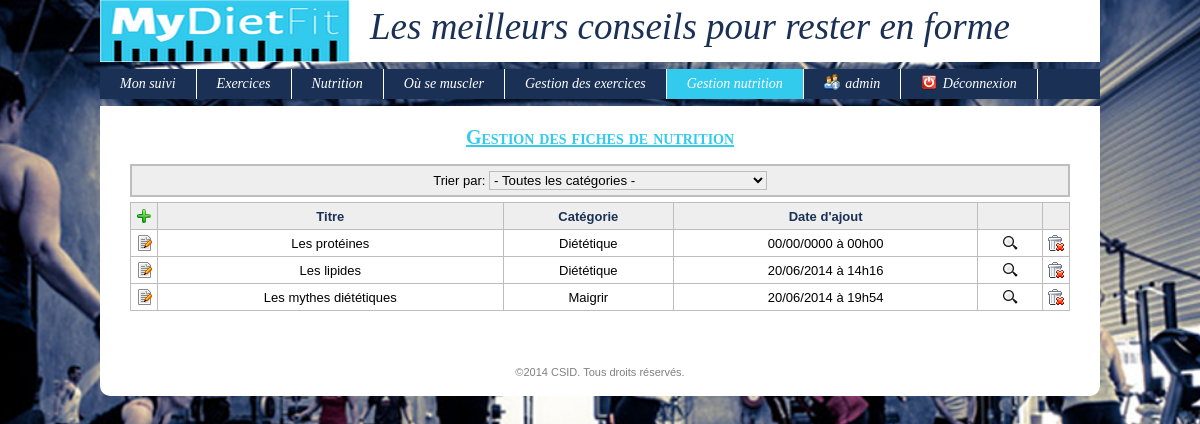
/index.php?uc=admin&action=lstNutrition (signed in), run on the app's committed database.
### tables this page shows
CREATE TABLE IF NOT EXISTS `fichenutrition` (
  `idFicheNutrition` int(11) unsigned NOT NULL AUTO_INCREMENT,
  `dateAjout` datetime NOT NULL DEFAULT '0000-00-00 00:00:00',
  `contenu` text,
  `titre` varchar(100) NOT NULL DEFAULT '',
  `idCategorieNutrition` int(10) unsigned NOT NULL DEFAULT '0',
  `image` varchar(60) NOT NULL DEFAULT '',
  `video` varchar(60) NOT NULL DEFAULT '',
  PRIMARY KEY (`idFicheNutrition`),
  KEY `FK_fichenutrition_1` (`idCategorieNutrition`)
);

CREATE TABLE IF NOT EXISTS `categorienutrition` (
  `idCategorie` int(10) unsigned NOT NULL AUTO_INCREMENT,
  `libelleCategorie` varchar(45) NOT NULL DEFAULT '',
  PRIMARY KEY (`idCategorie`)
);

### config.inc.php (called while the page is built, shortened)
<?php
$_CONFIG = array
(
	"DB_ServerHost" => "localhost",
	"DB_Username" => "root",
    "DB_Password" => "",
    "DB_Database" => "mydietfit_bdd",
    "DIR_Control" => "controleurs/",
    "DIR_View" => "vues/",
    "DIR_Model" => "modules/fonctions/php/",
    "DIR_Dynamic" => "modules/fonctions/js/",
    "DIR_XML" => "modules/fonctions/xml/",
    "DIR_Plugin" => "modules/plugins/",
    "DIR_CSS" => "modules/themes/",
    "DIR_Attachment" => "ressources/documents/",
    "DIR_Image" => "ressources/images/",
	"EML_Envoi" => false,
	"EML_ServerSMTP" => "",
	"EML_PortSMTP" => "",
);
?>

### modules/fonctions/php/nutrition.inc.php (called while the page is built, shortened)
<?php
function getLesNutritions($idCategorie = null)
{
	$req = "SELECT * FROM fichenutrition";
	$conx = connexion();
	$res = mysql_query($req, $conx) or die("<u>Erreur SQL (getLesNutritions)</u>: ".mysql_error()." <br>");
	$lesNutritions = array();
	$ligne = mysql_fetch_assoc($res);
	while($ligne != false)
	{
		$lesNutritions[] = $ligne;
		$ligne = mysql_fetch_assoc($res);
	}
	return $lesNutritions;
}
?>

### modules/fonctions/php/generale.inc.php (called while the page is built, shortened)
<?php
function connexion()
{
	global $_CONFIG;
	$hote = $_CONFIG['DB_ServerHost'];
	$login = $_CONFIG['DB_Username'];
	$mdp = $_CONFIG['DB_Password'];
	$bd = $_CONFIG['DB_Database'];
	$connexion = @mysql_connect($hote, $login, $mdp) or die("<u>Erreur SQL (Connexion au serveur impossible)</u>: ".mysql_error()." <br>");
	return $connexion;
}
function getMySqlString($champ, $elseValue = null, $noCote = 0)
{
	$cote = ($noCote) ? null : "'";
	if(isset($champ) && $champ) $result = $cote.mysql_real_escape_string($champ, connexion()).$cote;
	else if(is_null($champ) || $champ == "") $result = "NULL";
	else $result = $cote.mysql_real_escape_string($elseValue, connexion()).$cote;
	return $result;
}
function dateFR($date, $type = 1)
{
	$dateFinale = null;
	if($date)
	{
		$dateFinale = $date;
		$split = explode(" ", $date);
		if(count($split) == 2)
		{
			$splitDate = explode("-", $split[0]);
			$splitHeure = explode(":", $split[1]);
			if(count($splitDate) == 3) { $annee = $splitDate[0]; $mois = $splitDate[1]; $jour = $splitDate[2]; }
			if(count($splitHeure) == 3) { $heure = $splitHeure[0]; $minute = $splitHeure[1]; }
			switch($type)
			{
				case 1: $dateFinale = $jour."/".$mois."/".$annee." à ".$heure."h".$minute; break;
			}
		}
	}
	return $dateFinale;
}
?>

### modules/fonctions/php/categorieNutrition.inc.php (called while the page is built, shortened)
<?php
function getUneCategorie($idCategorie)
{
	$req = "SELECT * FROM categorienutrition where idCategorie = ".getMySqlString($idCategorie);
	$conx = connexion();
	$res = mysql_query($req, $conx) or die ("<u>Erreur SQL (getUneCategorie)</u>: ".mysql_error()." <br>");
	$uneCategorie = mysql_fetch_assoc($res);
	return $uneCategorie;
}
?>

### vues/v_lstNutrition.php (the view, shortened to what this page needs)
<?php
if(isset($lesNutritions))
{
	echo "<div class='headFrm'><form method='get' action='index.php'>
	<input type='hidden' name='uc' value=$uc>
	<input type='hidden' name='action' value=$action>
	Trier par: <select onChange='document.forms[0].submit();' name='idCategorie' style='width: 30%;'>
					<option value='0' style='color: #808080;'> - Toutes les catégories - </option>";
	echo "</select></form></div>";
	echo "<table class='sortable'>
			<tr>
				<th> <a href='index.php?uc=admin&action=frmAddNutrition'><img src='".$_CONFIG['DIR_Image']."imgAdd.png' title='Ajouter une fiche nutrition'></a> </th>
				<th>Titre</th>
				<th>Catégorie</th>
				<th>Date d'ajout</th>
				<th></th>
				<th></th>
			</tr>";
	foreach($lesNutritions as $uneNutrition)
	{
		$idNutrition = $uneNutrition['idFicheNutrition'];
		$titre = $uneNutrition['titre'];
		$idCategorie = $uneNutrition['idCategorieNutrition'];
		$uneCategorie = getUneCategorie($idCategorie);
		$libelle = $uneCategorie['libelleCategorie'];
		$dateAjout = dateFR($uneNutrition['dateAjout']);
		$urlFiche = "index.php?uc=admin&action=frmModifNutrition&idNutrition=$idNutrition";
		$paramTD = "onClick=document.location.href='index.php?uc=admin&action=frmModifNutrition&idNutrition=$idNutrition' title=\"Cliquez ici pour modifier la fiche nutrition\"";
		$imgEdit = "<a href='$urlFiche'><img src='".$_CONFIG['DIR_Image']."imgEdit.png' title=\"Modifier la fiche nutrition\"></a>";
		$imgVoir = "<a href='index.php?uc=nutrition&action=v_nutrition&idNutrition=$idNutrition'><img src='$_CONFIG[DIR_Image]btnSearch.png' title=\"Voir la fiche de nutrition\"></a>";
		$imgSuppr = "<a onClick=confirmDelNutrition($idNutrition);><img src='".$_CONFIG['DIR_Image']."imgTrash.png' title=\"Supprimer la fiche nutrition\"></a>";
		echo "<tr class='ligneTableau'>
			<td width='16'> $imgEdit </td>
			<td $paramTD> $titre </td>
			<td $paramTD> $libelle </td>
			<td $paramTD> $dateAjout </td>
			<td $paramTD> $imgVoir </td>
			<td width='16'> $imgSuppr </td>
		</tr>";
	}
	echo "</table><br>";
}

### data on the page
fichenutrition: titre "Les protéines", idCategorieNutrition.libelleCategorie "Diététique", dateAjout "00/00/0000 à 00h00"
fichenutrition: titre "Les lipides", idCategorieNutrition.libelleCategorie "Diététique", dateAjout "20/06/2014 à 14h16"
fichenutrition: titre "Les mythes diététiques", idCategorieNutrition.libelleCategorie "Maigrir", dateAjout "20/06/2014 à 19h54"

### other printed values
$_SESSION['login'] "admin"
$titre "Gestion des fiches de nutrition"
